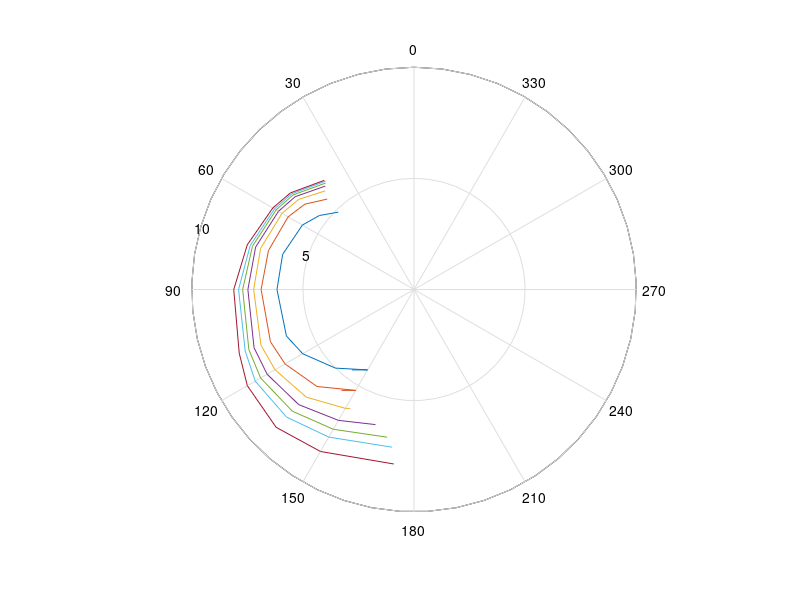
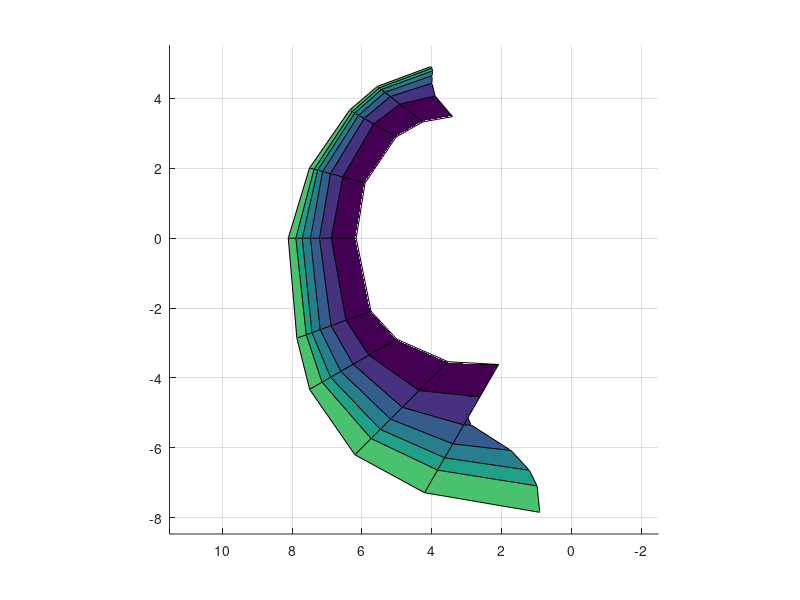
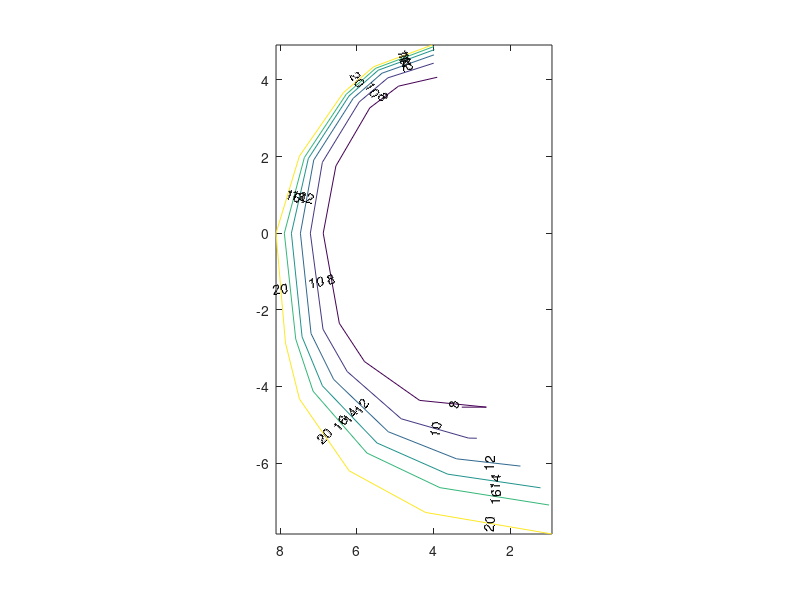
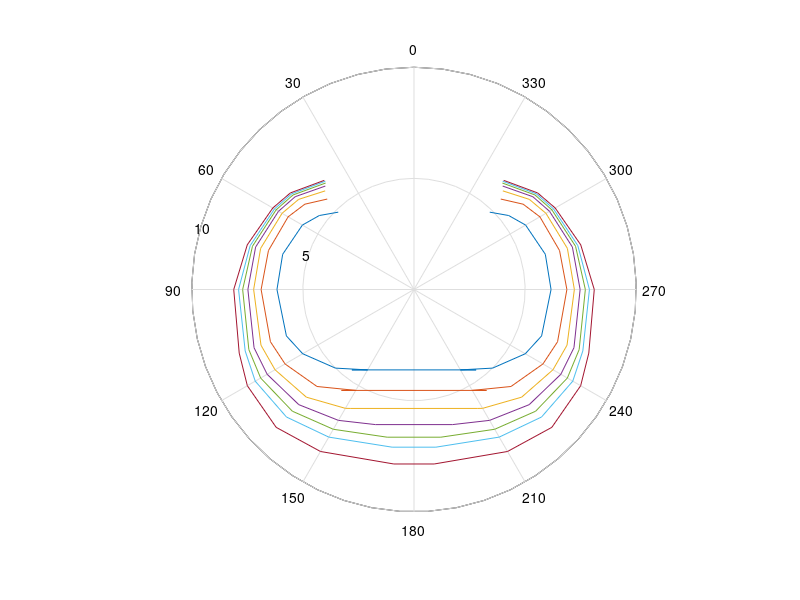

The MATLAB script that drew these images, in order:

gybe_angles = [142.3, 144.3, 151.8, 164.1, 169.7, 172.1, 173.4];
beat_angles = [44.4, 43.8, 42.0, 40.6, 39.7, 39.3, 39.4];

wind_angle = pi/180*[beat_angles;
    repmat([52,60,75,90,110,120,135,150]',1,7);
    gybe_angles];

ta_run_vmg = [995.4, 793.0, 672.8, 592.3, 541.8, 507.5, 458.6];
ta_run = ta_run_vmg.*cos(pi-pi/180*gybe_angles);

ta_beat_vmg = [1034.6, 884.6, 811.3, 773.5, 751.5, 738.9, 733.0];
ta_beat = ta_beat_vmg.*cos(pi/180*beat_angles);

ta = [ta_beat;
    665.9, 577.5, 546.6, 530.8, 521.1, 515.0, 510.1;
    620.9, 550.5, 525.2, 511.4, 502.5, 496.6, 490.8;
    588.5, 531.1, 503.9, 488.0, 478.5, 471.8, 463.6;
    583.9, 523.4, 499.0, 481.7, 467.0, 456.1, 443.9;
    589.3, 523.8, 491.4, 470.1, 455.3, 445.4, 430.2;
    622.7, 537.4, 498.6, 471.9, 451.9, 436.5, 415.8;
    719.8, 583.4, 525.6, 491.3, 465.0, 443.7, 410.5;
    862.0, 686.8, 583.1, 529.5, 495.8, 469.5, 427.8;
    ta_run];

wind_values = [6:2:16,20];
wind_velocity = repmat(wind_values,size(ta,1),1);

sow = 3600./ta;

figure(1);
polar(wind_angle, sow);
view(-90,90);
%legend(num2str(6:2:20));

x = sow.*cos(wind_angle);
y = sow.*sin(wind_angle);

figure(2);
surf(x,y,wind_velocity);
axis equal;
view(-90,90)

figure(3);
cs = contour(x,y,wind_velocity,wind_values);
clabel(cs)
axis equal
view(-90,90)


ta2 = [ta;flipud(ta)];
wind_velocity2 = repmat(wind_values,size(ta2,1),1);
wind_angle2 = [wind_angle;-flipud(wind_angle)];
sow2 = 3600./ta2;

figure(4);
polar(wind_angle2, sow2);
view(-90,90);


% beat apparent wind
ap_wind_x = wind_values.*sin(pi/180*beat_angles);
ap_wind_y = wind_values.*cos(pi/180*beat_angles) + sow(1,:);
ap_wind_angle = 180/pi*atan2(ap_wind_x,ap_wind_y);

figure(5);
plot(wind_values,ap_wind_angle);


set_mag = 2;
set_dir = 330*pi/180;


